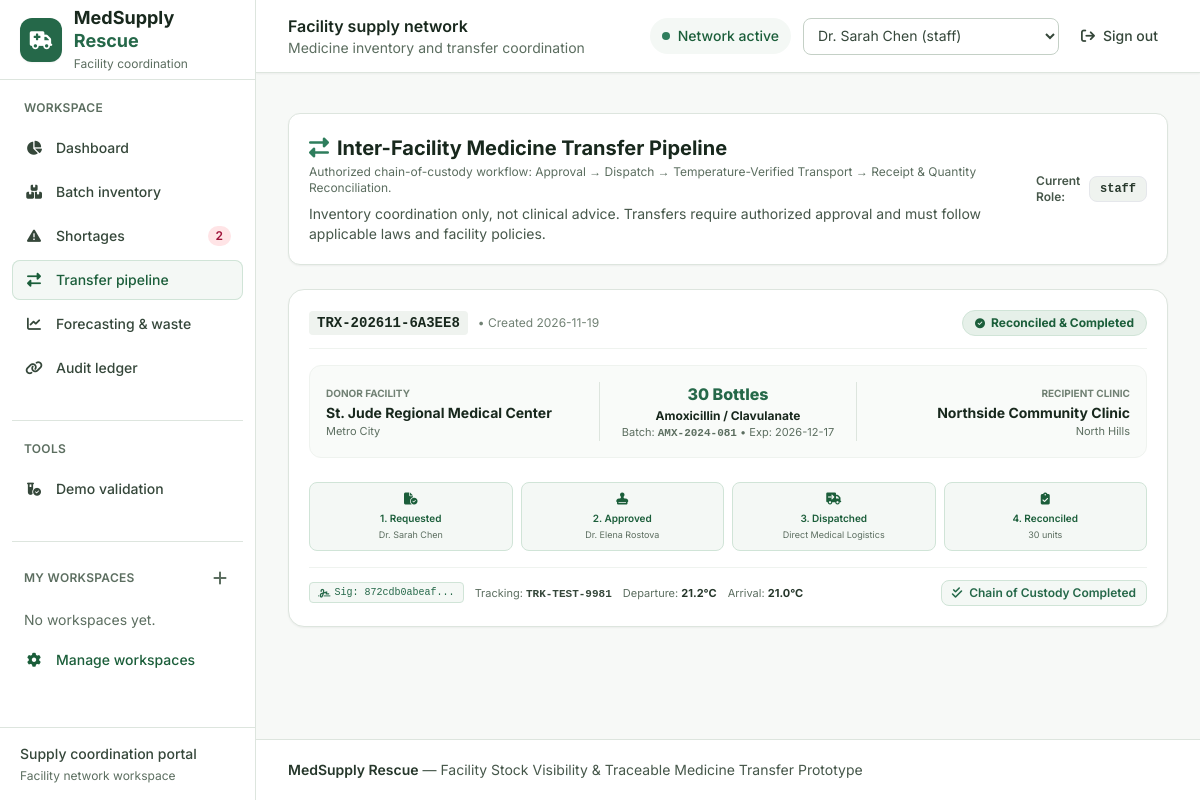
Page /transfers on the earlier database version.
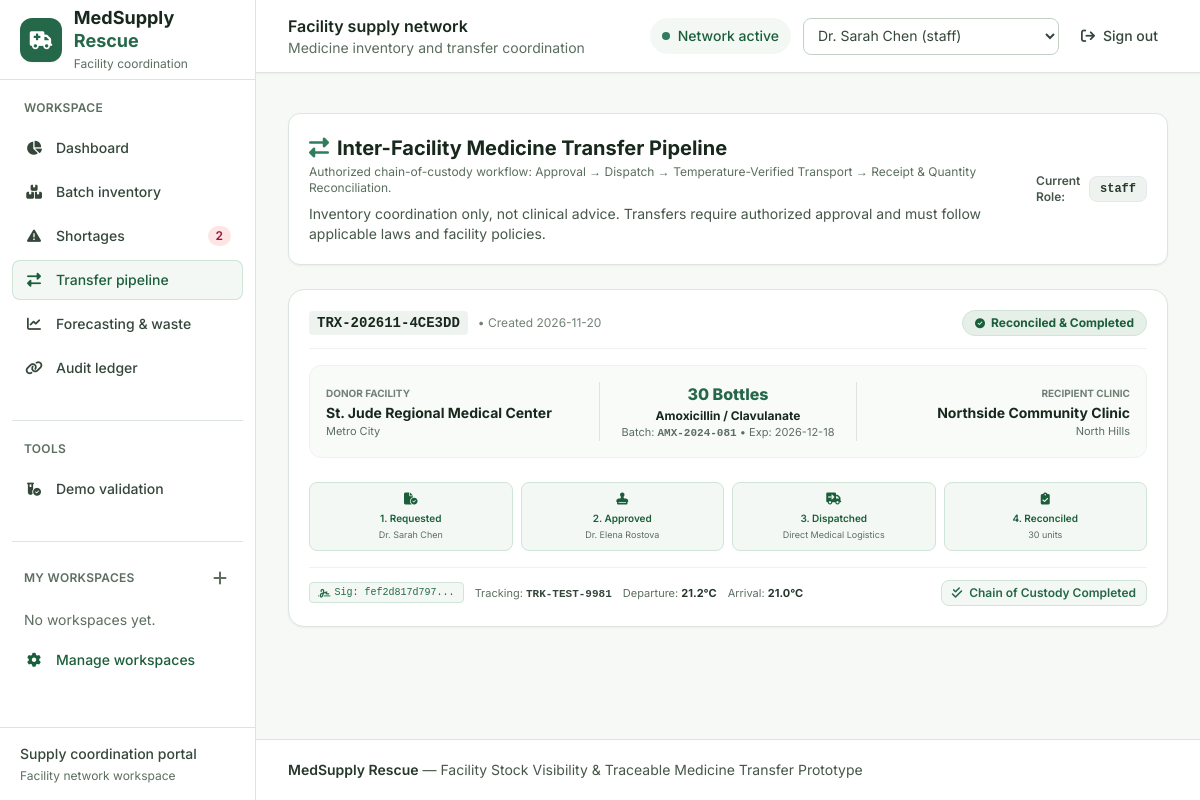
Same page on the later database version.
### tables this page shows
CREATE TABLE approvals (
    id INTEGER PRIMARY KEY AUTOINCREMENT,
    transfer_request_id INTEGER NOT NULL REFERENCES transfer_requests(id),
    approver_id INTEGER NOT NULL REFERENCES users(id),
    approval_status TEXT NOT NULL, -- 'APPROVED', 'REJECTED'
    signature_hash TEXT NOT NULL,
    regulatory_check_passed INTEGER DEFAULT 1,
    cold_chain_certified INTEGER DEFAULT 1,
    comments TEXT,
    approved_at DATETIME DEFAULT CURRENT_TIMESTAMP
);

CREATE TABLE transfer_requests (
    id INTEGER PRIMARY KEY AUTOINCREMENT,
    transfer_code TEXT UNIQUE NOT NULL,
    shortage_request_id INTEGER REFERENCES shortage_requests(id),
    source_facility_id INTEGER NOT NULL REFERENCES facilities(id),
    dest_facility_id INTEGER NOT NULL REFERENCES facilities(id),
    medicine_id INTEGER NOT NULL REFERENCES medicines(id),
    batch_id INTEGER NOT NULL REFERENCES batches(id),
    quantity INTEGER NOT NULL,
    status TEXT NOT NULL DEFAULT 'PENDING_APPROVAL', 
    -- 'PENDING_APPROVAL' -> 'APPROVED' -> 'DISPATCHED' -> 'RECEIVED' -> 'RECONCILED' / 'REJECTED' / 'CANCELLED'
    requester_id INTEGER REFERENCES users(id),
    approver_id INTEGER REFERENCES users(id),
    dispatched_by_id INTEGER REFERENCES users(id),
    received_by_id INTEGER REFERENCES users(id),
    cold_chain_required INTEGER DEFAULT 0,
    dispatch_temperature REAL,
    arrival_temperature REAL,
    tracking_number TEXT,
    carrier TEXT,
    dispatch_notes TEXT,
    receipt_notes TEXT,
    received_quantity INTEGER,
    discrepancy_reason TEXT,
    created_at DATETIME DEFAULT CURRENT_TIMESTAMP,
    approved_at DATETIME,
    dispatched_at DATETIME,
    received_at DATETIME,
    completed_at DATETIME
);

CREATE TABLE facilities (
    id INTEGER PRIMARY KEY AUTOINCREMENT,
    name TEXT NOT NULL,
    facility_type TEXT NOT NULL, -- 'Hospital', 'Community Clinic', 'Urgent Care', 'Regional Pharmacy', 'Dispensary'
    license_number TEXT NOT NULL UNIQUE,
    address TEXT NOT NULL,
    city TEXT NOT NULL,
    region TEXT NOT NULL,
    contact_email TEXT NOT NULL,
    contact_phone TEXT NOT NULL,
    has_cold_chain INTEGER DEFAULT 1, -- 1 = Yes, 0 = No
    latitude REAL,
    longitude REAL,
    created_at DATETIME DEFAULT CURRENT_TIMESTAMP
);

CREATE TABLE medicines (
    id INTEGER PRIMARY KEY AUTOINCREMENT,
    generic_name TEXT NOT NULL,
    brand_name TEXT,
    ndc_or_code TEXT UNIQUE NOT NULL,
    therapeutic_category TEXT NOT NULL, -- 'Antibiotics', 'Insulin & Diabetes', 'Emergency & Critical Care', 'Cardiovascular', 'Respiratory'
    dosage_form TEXT NOT NULL, -- 'Tablet', 'Vial', 'Oral Suspension', 'Inhaler', 'Ampoule', 'Prefilled Syringe'
    strength TEXT NOT NULL,
    unit_of_measure TEXT NOT NULL, -- 'Vials', 'Boxes of 30', 'Bottles (100ml)', 'Ampoules'
    storage_requirement TEXT NOT NULL, -- 'Cold Chain (2-8°C)', 'Room Temperature (15-25°C)', 'Frozen (-20°C)', 'Secure/Controlled Room'
    min_safety_stock_default INTEGER DEFAULT 20,
    standard_lead_time_days INTEGER DEFAULT 7,
    created_at DATETIME DEFAULT CURRENT_TIMESTAMP
);

CREATE TABLE batches (
    id INTEGER PRIMARY KEY AUTOINCREMENT,
    medicine_id INTEGER NOT NULL REFERENCES medicines(id),
    facility_id INTEGER NOT NULL REFERENCES facilities(id),
    batch_number TEXT NOT NULL,
    initial_quantity INTEGER NOT NULL,
    current_quantity INTEGER NOT NULL,
    reserved_quantity INTEGER DEFAULT 0,
    manufacture_date DATE,
    expiry_date DATE NOT NULL,
    storage_location TEXT, -- e.g. 'Cold Storage Refrigerator #2', 'Main Aisle Shelf 3B'
    status TEXT DEFAULT 'active', -- 'active', 'reserved', 'quarantined', 'expired', 'transferred_out'
    created_at DATETIME DEFAULT CURRENT_TIMESTAMP
);

CREATE TABLE users (
    id INTEGER PRIMARY KEY AUTOINCREMENT,
    username TEXT UNIQUE NOT NULL,
    password_hash TEXT NOT NULL,
    full_name TEXT NOT NULL,
    role TEXT NOT NULL, -- 'platform_admin', 'facility_manager', 'approver', 'staff'
    facility_id INTEGER REFERENCES facilities(id),
    email TEXT NOT NULL,
    license_or_badge TEXT,
    created_at DATETIME DEFAULT CURRENT_TIMESTAMP
);

### app.py (the view)
@app.route('/transfers')
def transfers():
    query = """
        SELECT t.*, m.generic_name, m.brand_name, m.strength, m.unit_of_measure, m.storage_requirement,
               sf.name as source_facility_name, sf.city as source_city, sf.has_cold_chain as source_cold_chain,
               df.name as dest_facility_name, df.city as dest_city, df.has_cold_chain as dest_cold_chain,
               b.batch_number, b.expiry_date, b.current_quantity as batch_stock,
               req_u.full_name as requester_name,
               app_u.full_name as approver_name, app_u.license_or_badge as approver_badge,
               disp_u.full_name as dispatcher_name,
               recv_u.full_name as receiver_name,
               a.signature_hash as approval_sig, a.comments as approval_comments
        FROM transfer_requests t
        JOIN medicines m ON t.medicine_id = m.id
        JOIN facilities sf ON t.source_facility_id = sf.id
        JOIN facilities df ON t.dest_facility_id = df.id
        JOIN batches b ON t.batch_id = b.id
        LEFT JOIN users req_u ON t.requester_id = req_u.id
        LEFT JOIN users app_u ON t.approver_id = app_u.id
        LEFT JOIN users disp_u ON t.dispatched_by_id = disp_u.id
        LEFT JOIN users recv_u ON t.received_by_id = recv_u.id
        LEFT JOIN approvals a ON a.transfer_request_id = t.id
        ORDER BY CASE t.status
            WHEN 'PENDING_APPROVAL' THEN 1
            WHEN 'APPROVED' THEN 2
            WHEN 'DISPATCHED' THEN 3
            WHEN 'RECEIVED' THEN 4
            WHEN 'RECONCILED' THEN 5
            ELSE 6 END, t.id DESC
    """
    total = g.db.execute("SELECT count(*) AS total FROM transfer_requests").fetchone()['total']
    pagination = build_pagination(total, 'transfers')
    all_transfers = [
        dict(r) for r in g.db.execute(query + " LIMIT ? OFFSET ?", (PAGE_SIZE, pagination['offset'])).fetchall()
    ]
    return render_template('transfers.html', transfers=all_transfers, pagination=pagination)

### database/db.py (called while the page is built)
def get_db_connection():
    conn = sqlite3.connect(DB_PATH)
    conn.row_factory = sqlite3.Row
    conn.execute("PRAGMA foreign_keys = ON")
    return conn

### templates/transfers.html (shortened to what the changed rows need)
{% extends 'base.html' %}
{% block content %}
<div class="space-y-6">
    <div class="bg-white p-5 rounded-xl border border-slate-200 shadow-sm flex flex-col md:flex-row justify-between items-start md:items-center gap-4">
        <div>
            <h1 class="text-xl font-bold text-slate-900 flex items-center gap-2">
                <i class="fa-solid fa-right-left text-teal-600"></i> Inter-Facility Medicine Transfer Pipeline
            </h1>
        </div>
    </div>
    <div class="space-y-4" data-paginated-results="transfers" aria-live="polite">
        {% for t in transfers %}
            <div class="bg-white rounded-2xl border border-slate-200 shadow-sm p-5 space-y-4">
                <div class="flex flex-col md:flex-row justify-between items-start md:items-center gap-3 pb-3 border-b border-slate-100">
                    <div class="flex items-center gap-2.5">
                        <span class="font-mono text-sm font-bold text-slate-900 bg-slate-100 px-2 py-0.5 rounded">{{ t.transfer_code }}</span>
                        <span class="text-xs text-slate-400">&bull; Created {{ t.created_at[:10] }}</span>
                    </div>
                    <div>
                        {% if t.status == 'PENDING_APPROVAL' %}
                            <span class="bg-amber-100 text-amber-800 text-xs font-bold px-3 py-1 rounded-full border border-amber-200 flex items-center gap-1.5">
                                <i class="fa-solid fa-pen-nib text-[10px]"></i> Pending Authorized Approval
                            </span>
                        {% elif t.status == 'APPROVED' %}
                            <span class="bg-blue-100 text-blue-800 text-xs font-bold px-3 py-1 rounded-full border border-blue-200 flex items-center gap-1.5">
                                <i class="fa-solid fa-box text-[10px]"></i> Approved &bull; Ready to Dispatch
                            </span>
                        {% elif t.status == 'DISPATCHED' %}
                            <span class="bg-purple-100 text-purple-800 text-xs font-bold px-3 py-1 rounded-full border border-purple-200 flex items-center gap-1.5">
                                <i class="fa-solid fa-truck-fast text-[10px]"></i> In Transit (Courier Dispatched)
                            </span>
                        {% elif t.status == 'RECONCILED' %}
                            <span class="bg-emerald-100 text-emerald-800 text-xs font-bold px-3 py-1 rounded-full border border-emerald-200 flex items-center gap-1.5">
                                <i class="fa-solid fa-circle-check text-[10px]"></i> Reconciled & Completed
                            </span>
                        {% else %}
                            <span class="bg-slate-100 text-slate-800 text-xs font-bold px-3 py-1 rounded-full">{{ t.status }}</span>
                        {% endif %}
                    </div>
                </div>
                <div class="grid grid-cols-1 md:grid-cols-3 gap-4 items-center bg-slate-50/70 p-4 rounded-xl border border-slate-100 text-xs">
                    <div>
                        <div class="text-[10px] font-bold uppercase text-slate-400">Donor Facility</div>
                        <div class="font-bold text-slate-900 text-sm mt-0.5">{{ t.source_facility_name }}</div>
                        <div class="text-slate-500 text-[11px]">{{ t.source_city }}</div>
                    </div>
                    <div class="text-center border-y md:border-y-0 md:border-x border-slate-200 py-2 md:py-0 md:px-4">
                        <div class="text-base font-extrabold text-teal-700">{{ t.quantity }} {{ t.unit_of_measure }}</div>
                        <div class="font-bold text-slate-900 text-xs mt-0.5">{{ t.generic_name }}</div>
                        <div class="text-[11px] text-slate-500">Batch: <span class="font-mono font-bold">{{ t.batch_number }}</span> &bull; Exp: {{ t.expiry_date }}</div>
                    </div>
                    <div class="text-right">
                        <div class="text-[10px] font-bold uppercase text-slate-400">Recipient Clinic</div>
                        <div class="font-bold text-slate-900 text-sm mt-0.5">{{ t.dest_facility_name }}</div>
                        <div class="text-slate-500 text-[11px]">{{ t.dest_city }}</div>
                    </div>
                </div>
                <div class="pt-2">
                    <div class="grid grid-cols-4 gap-2 text-center text-[10px] font-semibold">
                        <div class="p-2 rounded-lg bg-emerald-50 border border-emerald-200 text-emerald-800">
                            <i class="fa-solid fa-file-circle-check text-xs mb-1 block"></i>
                            1. Requested
                            <div class="text-[9px] font-normal text-slate-500 mt-0.5">{{ t.requester_name }}</div>
                        </div>
                        <div class="p-2 rounded-lg {% if t.status in ('APPROVED', 'DISPATCHED', 'RECONCILED') %}bg-emerald-50 border border-emerald-200 text-emerald-800{% else %}bg-slate-100 text-slate-400{% endif %}">
                            <i class="fa-solid fa-stamp text-xs mb-1 block"></i>
                            2. Approved
                            <div class="text-[9px] font-normal text-slate-500 mt-0.5">{{ t.approver_name or 'Awaiting' }}</div>
                        </div>
                        <div class="p-2 rounded-lg {% if t.status in ('DISPATCHED', 'RECONCILED') %}bg-emerald-50 border border-emerald-200 text-emerald-800{% else %}bg-slate-100 text-slate-400{% endif %}">
                            <i class="fa-solid fa-truck-arrow-right text-xs mb-1 block"></i>
                            3. Dispatched
                            <div class="text-[9px] font-normal text-slate-500 mt-0.5">{{ t.carrier or 'Courier' }}</div>
                        </div>
                        <div class="p-2 rounded-lg {% if t.status == 'RECONCILED' %}bg-emerald-50 border border-emerald-200 text-emerald-800{% else %}bg-slate-100 text-slate-400{% endif %}">
                            <i class="fa-solid fa-clipboard-check text-xs mb-1 block"></i>
                            4. Reconciled
                            <div class="text-[9px] font-normal text-slate-500 mt-0.5">{{ t.received_quantity ~ ' units' if t.received_quantity else 'Pending' }}</div>
                        </div>
                    </div>
                </div>
                <div class="pt-3 border-t border-slate-100 flex flex-wrap justify-between items-center gap-3">
                    <div class="text-[11px] text-slate-500 space-x-2">
                        {% if t.approval_sig %}
                            <span class="inline-flex items-center gap-1 font-mono text-[10px] text-teal-700 bg-teal-50 px-2 py-0.5 rounded border border-teal-200">
                                <i class="fa-solid fa-signature"></i> Sig: {{ t.approval_sig[:12] }}...
                            </span>
                        {% endif %}
                        {% if t.tracking_number %}
                            <span>Tracking: <strong class="font-mono text-slate-700">{{ t.tracking_number }}</strong></span>
                        {% endif %}
                        {% if t.dispatch_temperature %}
                            <span>Departure: <strong class="text-slate-800">{{ t.dispatch_temperature }}°C</strong></span>
                        {% endif %}
                        {% if t.arrival_temperature %}
                            <span>Arrival: <strong class="text-slate-800">{{ t.arrival_temperature }}°C</strong></span>
                        {% endif %}
                    </div>
                    <div class="flex items-center gap-2">
                        {% if t.status == 'RECONCILED' %}
                            <span class="text-xs font-semibold text-emerald-700 bg-emerald-50 px-2.5 py-1 rounded-lg border border-emerald-200">
                                <i class="fa-solid fa-check-double mr-1"></i> Chain of Custody Completed
                            </span>
                        {% endif %}
                    </div>
                </div>
            </div>
        {% else %}
            <div class="bg-white rounded-xl border border-slate-200 p-8 text-center text-slate-400 text-xs">
                No transfer requests in pipeline. Report a shortage or run matching to start an inter-facility transfer.
            </div>
        {% endfor %}
    </div>
</div>
{% endblock %}

Differences in the rows shown:
removed approvals: transfer_code "TRX-202611-6A3EE8", created_at "2026-11-19", source_facility_name "St. Jude Regional Medical Center", source_city "Metro City", quantity "30", unit_of_measure "Bottles", generic_name "Amoxicillin / Clavulanate", batch_number "AMX-2024-081", expiry_date "2026-12-17", dest_facility_name "Northside Community Clinic", dest_city "North Hills", requester_name "Dr. Sarah Chen", full_name "Dr. Elena Rostova", carrier "Direct Medical Logistics", received_quantity "30 units", signature_hash "872cdb0abeaf", tracking_number "TRK-TEST-9981", dispatch_temperature "21.2", arrival_temperature "21.0"
added approvals: transfer_code "TRX-202611-4CE3DD", created_at "2026-11-20", source_facility_name "St. Jude Regional Medical Center", source_city "Metro City", quantity "30", unit_of_measure "Bottles", generic_name "Amoxicillin / Clavulanate", batch_number "AMX-2024-081", expiry_date "2026-12-18", dest_facility_name "Northside Community Clinic", dest_city "North Hills", requester_name "Dr. Sarah Chen", full_name "Dr. Elena Rostova", carrier "Direct Medical Logistics", received_quantity "30 units", signature_hash "fef2d817d797", tracking_number "TRK-TEST-9981", dispatch_temperature "21.2", arrival_temperature "21.0"
